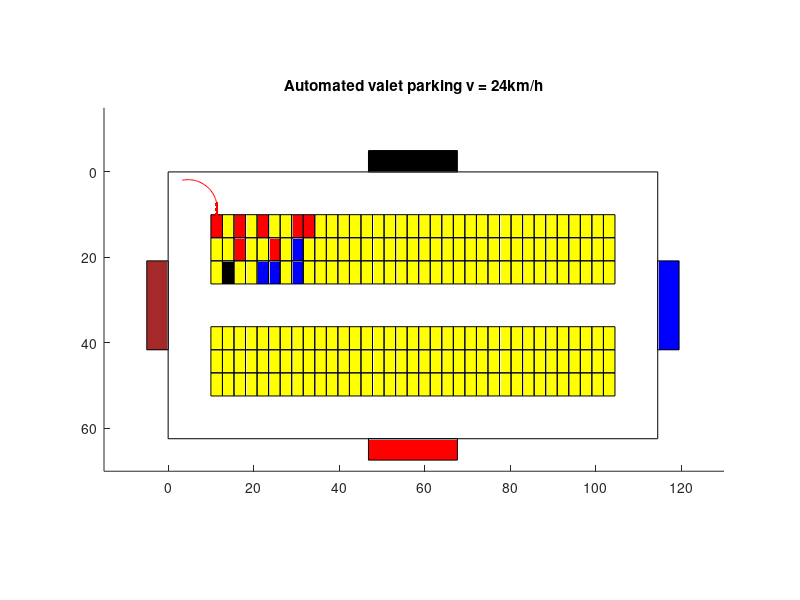

Write the MATLAB code that produced this figure.
clf;
axis equal;


for i = 0: 34
    for j = 0: 2
      if(((j == 0) && (i == 0 || i == 2 || i == 4 || i == 7 || i == 8))
          || ((j == 1) && (i == 2 || i == 5))
        )
          rectangle("Position", [10 + i*2.7, 10 + j*5.4, 2.7, 5.4], 
              "Facecolor", [1, 0, 0]);
      elseif((j == 2) && (i == 1))
          rectangle("Position", [10 + i*2.7, 10 + j*5.4, 2.7, 5.4], 
              "Facecolor", [0, 0, 0]);
      elseif(((j == 2) && (i == 4 || i == 5 || i == 7))
              || (j == 1 && i == 7)
            )
          rectangle("Position", [10 + i*2.7, 10 + j*5.4, 2.7, 5.4], 
              "Facecolor", [0, 0, 1]);
      else
          rectangle("Position", [10 + i*2.7, 10 + j*5.4, 2.7, 5.4],
              "Facecolor", [1, 1, 0]);
      endif;
    endfor;
endfor;

for i = 0: 34
    for j = 0: 2
       rectangle("Position", [10 + i*2.7, 20 + (j + 3)*5.4, 2.7, 5.4],
              "Facecolor", [1, 1, 0]);
    endfor;
endfor;



rectangle("Position", [0, 0, 10 + 2.7*35 + 10, 10 + 5.4*3 + 10 + 5.4*3 + 10 ]);
                      %boundary

rectangle("Position", [10 + 2.7*17.5 - 10.4, -5, 20.8, 5 ], 
                        "Facecolor", [0, 0, 0]);%Gate 1
rectangle("Position", [10 + 2.7*35 + 10, 20.8, 5, 20.8 ], 
                        "Facecolor", [0, 0, 1]);%Gate 2
rectangle("Position", [10 + 2.7*17.5 - 10.4, 10 + 5.4*3 + 10 + 5.4*3 + 10, 20.8, 5 ], 
                        "Facecolor", [1, 0, 0]);%Gate 3                        
rectangle("Position", [-5, 20.8, 5, 20.8 ], "Facecolor", 
                          [0.65, 0.16, 0.16]);%Gate 4

v0 = 20/3;%(m/s)
t = linspace(0, 0.81, round(0.81*24));%(s)
x = 10 + 1.35;%(m)
y = 10 + 2.7 - v0*t;%(m)
hold on;%draw overlay some graphic objects
plot(x, y, 'r');

Radius = sqrt(1.35*1.35 + 6.7*6.7) ;%radius of circle trajectory (m)
w0 = v0 / Radius;%angular velocity (rad/s)
a0 = atan(1.35/6.7);%original angular (rad)
deltaT = (pi/2)/w0;
t = linspace(0.81, 0.81+deltaT, round(deltaT*24));
xCenter = 10 + (2.7/2) - 6.7;
yCenter = 10 - 1.35;
alpha = a0 + w0*(t - 0.81);
x = xCenter + Radius*cos(alpha);
y = yCenter - Radius*sin(alpha);
hold on;
plot(x, y, 'r');
                         
axis([-15 130 -15 70]);%expand minimum of X, Y
view(0, -90);
title ("Automated valet parking v = 24km/h");
